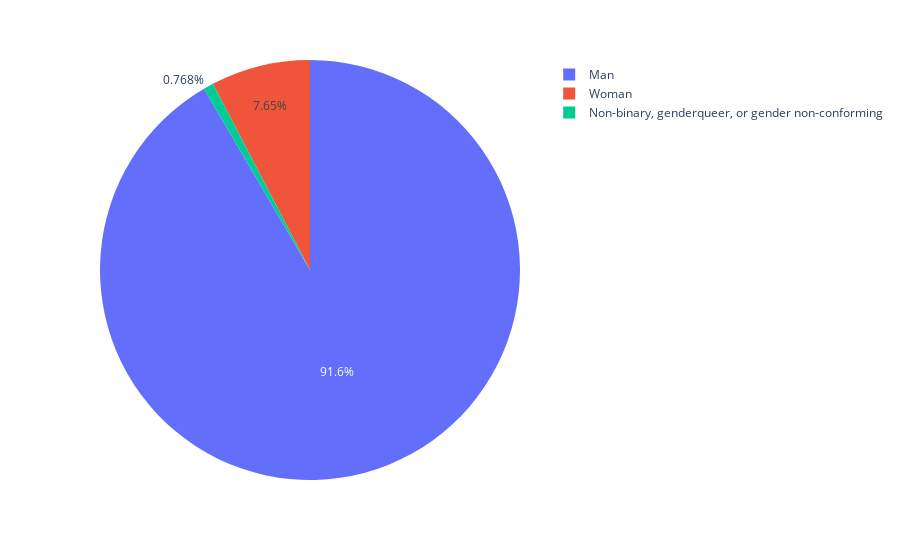

Source (notebook cell):
### Markdown cell above
A pie chart would be great to visualize the distribution

### Code cell
print(schema_raw.Gender)
px.pie(gender_counts,values='Gender',names='index')

### Figure 1 — Plotly figure (JSON) as saved in the notebook; plotly's stock layout.template omitted (floating-point values rounded to 4 significant figures)
{"data": [{"domain": {"x": [0, 1], "y": [0, 1]}, "hovertemplate": "index=%{label}<br>Gender=%{value}<extra></extra>", "labels": ["Man", "Woman", "Non-binary, genderqueer, or gender non-conforming"], "legendgroup": "", "name": "", "showlegend": true, "type": "pie", "values": [45895, 3835, 385]}], "layout": {"legend": {"tracegroupgap": 0}, "margin": {"t": 60}}}
